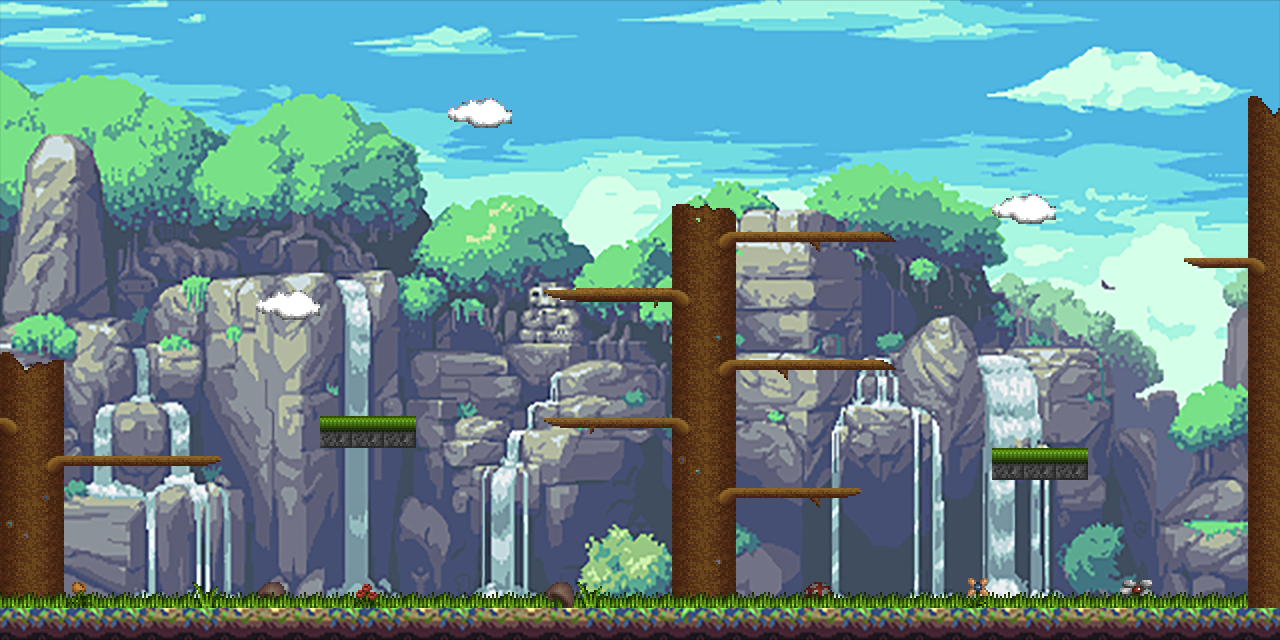

A 2D game scene composited from a Tiled map and its tileset images. What follows is a short description and the map's XML, with every tile layer's data as written:
An orthogonal 40x20 tile map with 32x32 px tiles, 3 tile layers (Background tiles, Object Tiles, Foreground Tiles), 1 image layer and 15 objects.

<map version="1.0" orientation="orthogonal" renderorder="left-down" width="40" height="20" tilewidth="32" tileheight="32" nextobjectid="23">
 <tileset firstgid="1" name="set2" tilewidth="32" tileheight="32" spacing="2" tilecount="187" columns="17">
  <image source="set2.png" width="608" height="372" />
 </tileset>
 <imagelayer name="Image Layer 1">
  <image source="bg.png" width="1280" height="640" />
 </imagelayer>
 <layer name="Background tiles" width="40" height="20">
  <data encoding="csv">
0,0,0,0,0,0,0,0,0,0,0,0,0,0,0,0,0,0,0,0,0,0,0,0,0,0,0,0,0,0,0,0,0,0,0,0,0,0,0,0,
0,0,0,0,0,0,0,0,0,0,0,0,0,0,0,0,0,0,0,0,0,0,0,0,0,0,0,0,0,0,0,0,0,0,0,0,0,0,0,0,
0,0,0,0,0,0,0,0,0,0,0,0,0,0,0,0,0,0,0,0,0,0,0,0,0,0,0,0,0,0,0,0,0,0,0,0,0,0,0,0,
0,0,0,0,0,0,0,0,0,0,0,0,0,0,0,0,0,0,0,0,0,0,0,0,0,0,0,0,0,0,0,0,0,0,0,0,0,0,0,124,
0,0,0,0,0,0,0,0,0,0,0,0,0,0,0,0,0,0,0,0,0,0,0,0,0,0,0,0,0,0,0,0,0,0,0,0,0,0,0,173,
0,0,0,0,0,0,0,0,0,0,0,0,0,0,0,0,0,0,0,0,0,0,0,0,0,0,0,0,0,0,0,0,0,0,0,0,0,0,0,173,
0,0,0,0,0,0,0,0,0,0,0,0,0,0,0,0,0,0,0,0,0,105,125,0,0,0,0,0,0,0,0,0,0,0,0,0,0,0,0,173,
0,0,0,0,0,0,0,0,0,0,0,0,0,0,0,0,0,0,0,0,0,139,140,0,0,0,0,0,0,0,0,0,0,0,0,0,0,0,0,173,
0,0,0,0,0,0,0,0,0,0,0,0,0,0,0,0,0,0,0,0,0,156,123,0,0,0,0,0,0,0,0,0,0,0,0,0,0,0,0,122,
0,0,0,0,0,0,0,0,0,0,0,0,0,0,0,0,0,0,0,0,0,122,123,0,0,0,0,0,0,0,0,0,0,0,0,0,0,0,0,173,
0,0,0,0,0,0,0,0,0,0,0,0,0,0,0,0,0,0,0,0,0,156,159,0,0,0,0,0,0,0,0,0,0,0,0,0,0,0,0,173,
124,106,0,0,0,0,0,0,0,0,0,0,0,0,0,0,0,0,0,0,0,156,140,0,0,0,0,0,0,0,0,0,0,0,0,0,0,0,0,173,
173,123,0,0,0,0,0,0,0,0,0,0,0,0,0,0,0,0,0,0,0,139,174,0,0,0,0,0,0,0,0,0,0,0,0,0,0,0,0,173,
122,123,0,0,0,0,0,0,0,0,0,0,0,0,0,0,0,0,0,0,0,122,174,0,0,0,0,0,0,0,0,0,0,0,0,0,0,0,0,173,
139,140,0,0,0,0,0,0,0,0,0,0,0,0,0,0,0,0,0,0,0,158,174,0,0,0,0,0,0,0,0,0,0,0,0,0,0,0,0,173,
139,159,0,0,0,0,0,0,0,0,0,0,0,0,0,0,0,0,0,0,0,156,140,0,0,0,0,0,0,0,0,0,0,0,0,0,0,0,0,173,
158,123,0,0,0,0,0,0,0,0,0,0,0,0,0,0,0,0,0,0,0,156,123,0,0,0,0,0,0,0,0,0,0,0,0,0,0,0,0,173,
173,123,0,0,0,0,0,0,0,0,0,0,0,0,0,0,0,0,0,0,0,156,159,0,0,0,0,0,0,0,0,0,0,0,0,0,0,0,0,173,
173,123,77,77,77,77,77,77,49,77,77,77,77,77,77,77,77,77,77,77,77,156,123,77,77,48,77,77,77,77,77,77,77,77,77,31,77,77,77,173,
0,0,0,0,0,0,0,0,0,0,0,0,0,0,0,0,0,0,0,0,0,0,0,0,0,0,0,0,0,0,0,0,0,0,0,0,0,0,0,0
</data>
 </layer>
 <layer name="Object Tiles" width="40" height="20">
  <data encoding="csv">
0,0,0,0,0,0,0,0,0,0,0,0,0,0,0,0,0,0,0,0,0,0,0,0,0,0,0,0,0,0,0,0,0,0,0,0,0,0,0,0,
0,0,0,0,0,0,0,0,0,0,0,0,0,0,0,0,0,0,0,0,0,0,0,0,0,0,0,0,0,0,0,0,0,0,0,0,0,0,0,0,
0,0,0,0,0,133,0,0,0,0,0,0,0,0,0,0,0,0,0,0,0,0,0,0,0,0,0,0,0,0,0,0,0,0,0,0,0,0,0,0,
0,0,0,0,0,0,0,0,0,0,0,0,0,0,134,135,0,0,0,0,0,0,0,0,0,0,0,0,0,0,0,0,0,0,0,0,0,0,86,86,
0,0,0,0,0,0,0,0,0,0,0,0,0,0,0,0,0,0,0,0,0,0,0,0,0,0,0,0,0,0,0,0,0,0,0,0,0,0,0,0,
0,0,0,0,0,0,0,0,0,0,0,0,0,0,0,0,0,0,0,0,0,0,0,0,0,0,0,0,0,0,0,0,0,0,0,0,0,0,0,0,
0,0,0,0,0,0,0,0,0,0,0,0,0,0,0,0,0,0,0,0,0,0,0,0,0,0,0,0,0,0,0,134,135,0,0,0,0,0,0,0,
0,0,0,0,0,0,0,0,0,0,0,0,0,0,0,0,0,0,0,0,0,0,0,141,141,172,141,126,91,0,0,0,0,0,0,0,87,0,0,103,
0,0,0,0,0,0,0,0,0,0,0,0,0,0,0,0,0,0,0,0,0,0,0,0,0,0,0,0,0,0,0,0,0,0,0,0,87,120,121,103,
0,0,0,0,0,0,0,0,134,135,0,0,0,0,0,0,0,120,54,54,56,0,0,0,0,0,0,0,0,0,0,0,0,0,0,0,87,0,0,0,
0,0,0,0,0,0,0,0,0,0,0,0,0,0,0,0,0,0,0,0,0,0,0,0,0,0,0,0,0,0,0,0,0,0,0,0,0,0,0,0,
91,91,0,0,0,0,0,0,0,0,0,0,0,0,0,0,0,0,0,0,0,150,150,141,172,141,141,126,0,0,0,0,0,0,0,0,0,0,0,0,
91,91,0,0,0,0,0,0,0,0,0,0,0,0,0,0,0,0,0,0,0,150,150,0,0,0,0,0,0,0,0,0,0,0,0,0,0,0,0,0,
91,91,0,0,0,0,0,0,0,0,2,2,2,0,0,0,0,120,155,121,121,150,150,150,0,0,0,0,71,71,71,71,71,0,0,0,0,0,0,0,
91,91,141,141,141,141,142,0,0,0,0,0,0,0,0,0,0,0,0,71,71,150,150,150,0,0,0,0,0,0,0,2,2,2,0,0,0,0,0,0,
91,91,0,0,0,0,0,0,0,0,0,0,0,0,0,0,0,71,71,0,0,150,150,141,141,172,142,0,0,0,0,0,0,0,0,0,0,0,0,0,
91,91,0,0,0,0,0,0,0,0,0,71,71,71,71,71,71,71,0,0,0,150,150,71,71,71,71,71,71,0,0,0,0,0,0,0,0,0,0,0,
91,91,0,0,0,0,0,0,0,0,0,0,0,0,0,0,0,0,0,0,0,150,150,0,0,0,0,0,0,0,0,0,0,0,0,0,0,0,0,0,
91,91,0,0,0,0,0,0,0,0,0,0,0,0,0,0,0,0,0,0,0,150,150,0,0,0,0,0,0,0,0,0,0,0,0,0,0,0,0,0,
0,0,0,0,0,0,0,0,0,0,0,0,0,0,0,0,0,0,0,0,0,0,0,0,0,0,0,0,0,0,0,0,0,0,0,0,0,0,0,0
</data>
 </layer>
 <layer name="Foreground Tiles" width="40" height="20">
  <data encoding="csv">
0,0,0,0,0,0,0,0,0,0,0,0,0,0,0,0,0,0,0,0,0,0,0,0,0,0,0,0,0,0,0,0,0,0,0,0,0,0,0,0,
0,0,0,0,0,0,0,0,0,0,0,0,0,0,0,0,0,0,0,0,0,0,0,0,0,0,0,0,0,0,0,0,0,0,0,0,0,0,0,0,
0,0,0,0,0,0,0,0,0,0,0,0,0,0,0,0,0,0,0,0,0,0,0,0,0,0,0,0,0,0,0,0,0,0,0,0,0,0,0,0,
0,0,0,0,0,0,0,0,0,0,0,0,0,0,0,0,0,0,0,0,0,0,0,0,0,0,0,0,0,0,0,0,0,0,0,0,0,0,0,0,
0,0,0,0,0,0,0,0,0,0,0,0,0,0,0,0,0,0,0,0,0,0,0,0,0,0,0,0,0,0,0,0,0,0,0,0,0,0,0,0,
0,0,0,0,0,0,0,0,0,0,0,0,0,0,0,0,0,0,0,0,0,0,0,0,0,0,0,0,0,0,0,0,0,0,0,0,0,0,0,0,
0,0,0,0,0,0,0,0,0,0,0,0,0,0,0,0,0,0,0,0,0,0,0,0,0,0,0,0,0,0,0,0,0,0,0,0,0,0,0,0,
0,0,0,0,0,0,0,0,0,0,0,0,0,0,0,0,0,0,0,0,0,0,0,88,88,0,0,0,0,0,0,0,0,0,0,0,0,0,0,0,
0,0,0,0,0,0,0,0,0,0,0,0,0,0,0,0,0,0,0,0,0,0,0,0,0,0,0,0,0,0,0,0,0,0,0,0,0,0,0,0,
0,0,0,0,0,0,0,0,0,0,0,0,0,0,0,88,88,88,88,88,88,0,0,0,0,0,0,0,0,0,0,0,0,0,0,0,0,0,0,0,
0,0,0,0,0,0,0,0,0,0,0,0,0,0,0,0,0,0,0,0,0,0,0,0,0,0,0,0,0,0,0,0,0,0,0,0,0,0,0,0,
0,0,0,0,0,0,0,0,0,0,0,0,0,0,0,0,0,0,0,0,0,0,0,88,88,88,88,88,0,0,0,0,0,0,0,0,0,0,0,0,
0,0,0,0,0,0,0,0,0,0,0,0,0,0,0,0,0,0,0,0,0,0,0,0,0,0,0,88,88,0,0,0,0,0,0,0,0,0,0,0,
0,0,0,0,0,0,0,0,0,0,0,0,0,0,0,0,0,0,0,0,0,0,0,0,0,0,0,0,0,0,0,0,0,0,0,0,0,0,0,0,
0,0,0,0,0,0,0,0,19,0,0,0,0,0,0,0,0,0,0,0,0,0,0,0,0,0,0,0,0,0,0,0,0,0,0,0,0,0,0,0,
0,0,0,0,0,0,0,19,19,0,0,0,0,0,0,0,0,0,0,0,0,0,0,0,0,0,0,0,0,0,0,0,0,0,0,0,0,0,0,0,
0,0,0,0,0,0,0,19,19,0,0,0,0,0,0,0,0,0,0,0,0,0,0,0,0,0,0,0,0,0,0,0,0,0,0,0,0,0,0,0,
0,0,0,0,0,0,0,19,19,0,0,0,0,0,0,0,0,0,0,0,0,0,0,0,0,0,0,0,0,0,0,0,0,0,0,0,0,0,0,0,
77,77,78,0,0,0,61,77,77,77,77,100,0,0,0,0,0,49,61,0,0,77,77,0,0,77,0,0,0,0,30,0,0,0,0,77,0,0,0,0,
0,0,0,0,0,0,0,0,0,0,0,0,0,0,0,0,0,0,0,0,0,0,0,0,0,0,0,0,0,0,0,0,0,0,0,0,0,0,0,0
</data>
 </layer>
 <objectgroup name="Ground">
  <object id="22" x="4" y="608" width="1271.76" height="22.303" />
 </objectgroup>
 <objectgroup name="Barrier">
  <object id="3" x="0" y="640">
   <polyline points="0,0 0,-640 1280,-640 1280,0 0,0" />
  </object>
  <object id="21" x="0" y="634">
   <polyline points="0,0 0,-634 1280,-634 1280,6 0,6" />
  </object>
 </objectgroup>
 <objectgroup name="Platforms">
  <object id="5" x="64.25" y="455" width="159.75" height="12" />
  <object id="6" x="736.667" y="486" width="124.667" height="11.3333" />
  <object id="7" x="544" y="415.333" width="128" height="12.6667" />
  <object id="8" x="736.667" y="358.667" width="158.667" height="12" />
  <object id="9" x="544" y="288" width="125.333" height="14" />
  <object id="10" x="736" y="230" width="160" height="13.3333" />
  <object id="11" x="320" y="416" width="96" height="32" />
  <object id="12" x="992" y="448" width="96" height="32" />
  <object id="14" x="1183.5" y="257.25" width="99" height="10" />
  <object id="16" x="263" y="306.25" width="58.25" height="13.25" />
  <object id="17" x="994" y="210" width="61" height="12" />
  <object id="19" x="449.625" y="113.375" width="62.125" height="9" />
 </objectgroup>
</map>